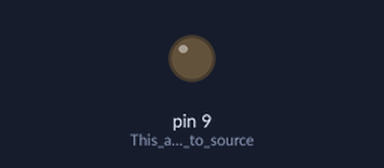
A sketch run on a simulated Arduino Uno, built with avr-gcc and run on an emulated ATmega328P. Shown: output pins drawn as LEDs (lit = HIGH).

Above: at 0.05 s.
At 1.4 s:
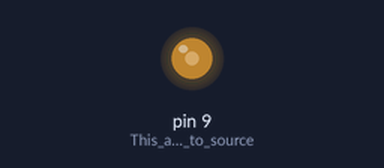
At 2.1 s:
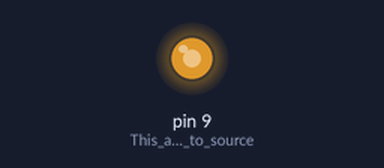
At 2.8 s:
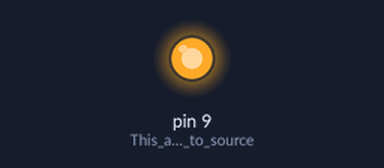
Timing chart, 0 to 6.5 s (numbered marks = the images above):
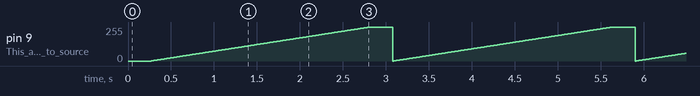

Measured:
- by itself, pin 9 (This_allows_13_to_source): ramps from 0/255 to 255/255 and jumps back, once every 2.8 s

The sketch:

Functions.ino
```cpp
void setup()
{
  pinMode(9,OUTPUT);//This allows 13 to source a lot of electricity
}
void loop()
{
 fadeOut(1);
 fadeIn(10);

}

void fadeOut(int x)
{
   for(int i = 255 ; i >= 0 ; i--)
  {
analogWrite(9,i);
delay(x);
  }
}

void fadeIn(int x)
{
    for(int i = 0 ; i <= 255 ; i++)
  {
analogWrite(9,i);
delay(10);
  }
}
```
